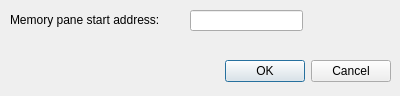
<?xml version="1.0" encoding="UTF-8"?>
<ui version="4.0">
 <class>OptionsDialog</class>
 <widget class="QDialog" name="OptionsDialog">
  <property name="geometry">
   <rect>
    <x>0</x>
    <y>0</y>
    <width>400</width>
    <height>96</height>
   </rect>
  </property>
  <property name="windowTitle">
   <string>Dialog</string>
  </property>
  <widget class="QDialogButtonBox" name="buttonBoxOkCancel">
   <property name="geometry">
    <rect>
     <x>50</x>
     <y>55</y>
     <width>341</width>
     <height>32</height>
    </rect>
   </property>
   <property name="orientation">
    <enum>Qt::Horizontal</enum>
   </property>
   <property name="standardButtons">
    <set>QDialogButtonBox::Cancel|QDialogButtonBox::Ok</set>
   </property>
  </widget>
  <widget class="QLabel" name="label">
   <property name="geometry">
    <rect>
     <x>10</x>
     <y>10</y>
     <width>181</width>
     <height>20</height>
    </rect>
   </property>
   <property name="text">
    <string>Memory pane start address:</string>
   </property>
  </widget>
  <widget class="QLineEdit" name="lineEditMemoryPaneStartAddress">
   <property name="geometry">
    <rect>
     <x>190</x>
     <y>10</y>
     <width>113</width>
     <height>21</height>
    </rect>
   </property>
  </widget>
 </widget>
 <resources/>
 <connections/>
</ui>
